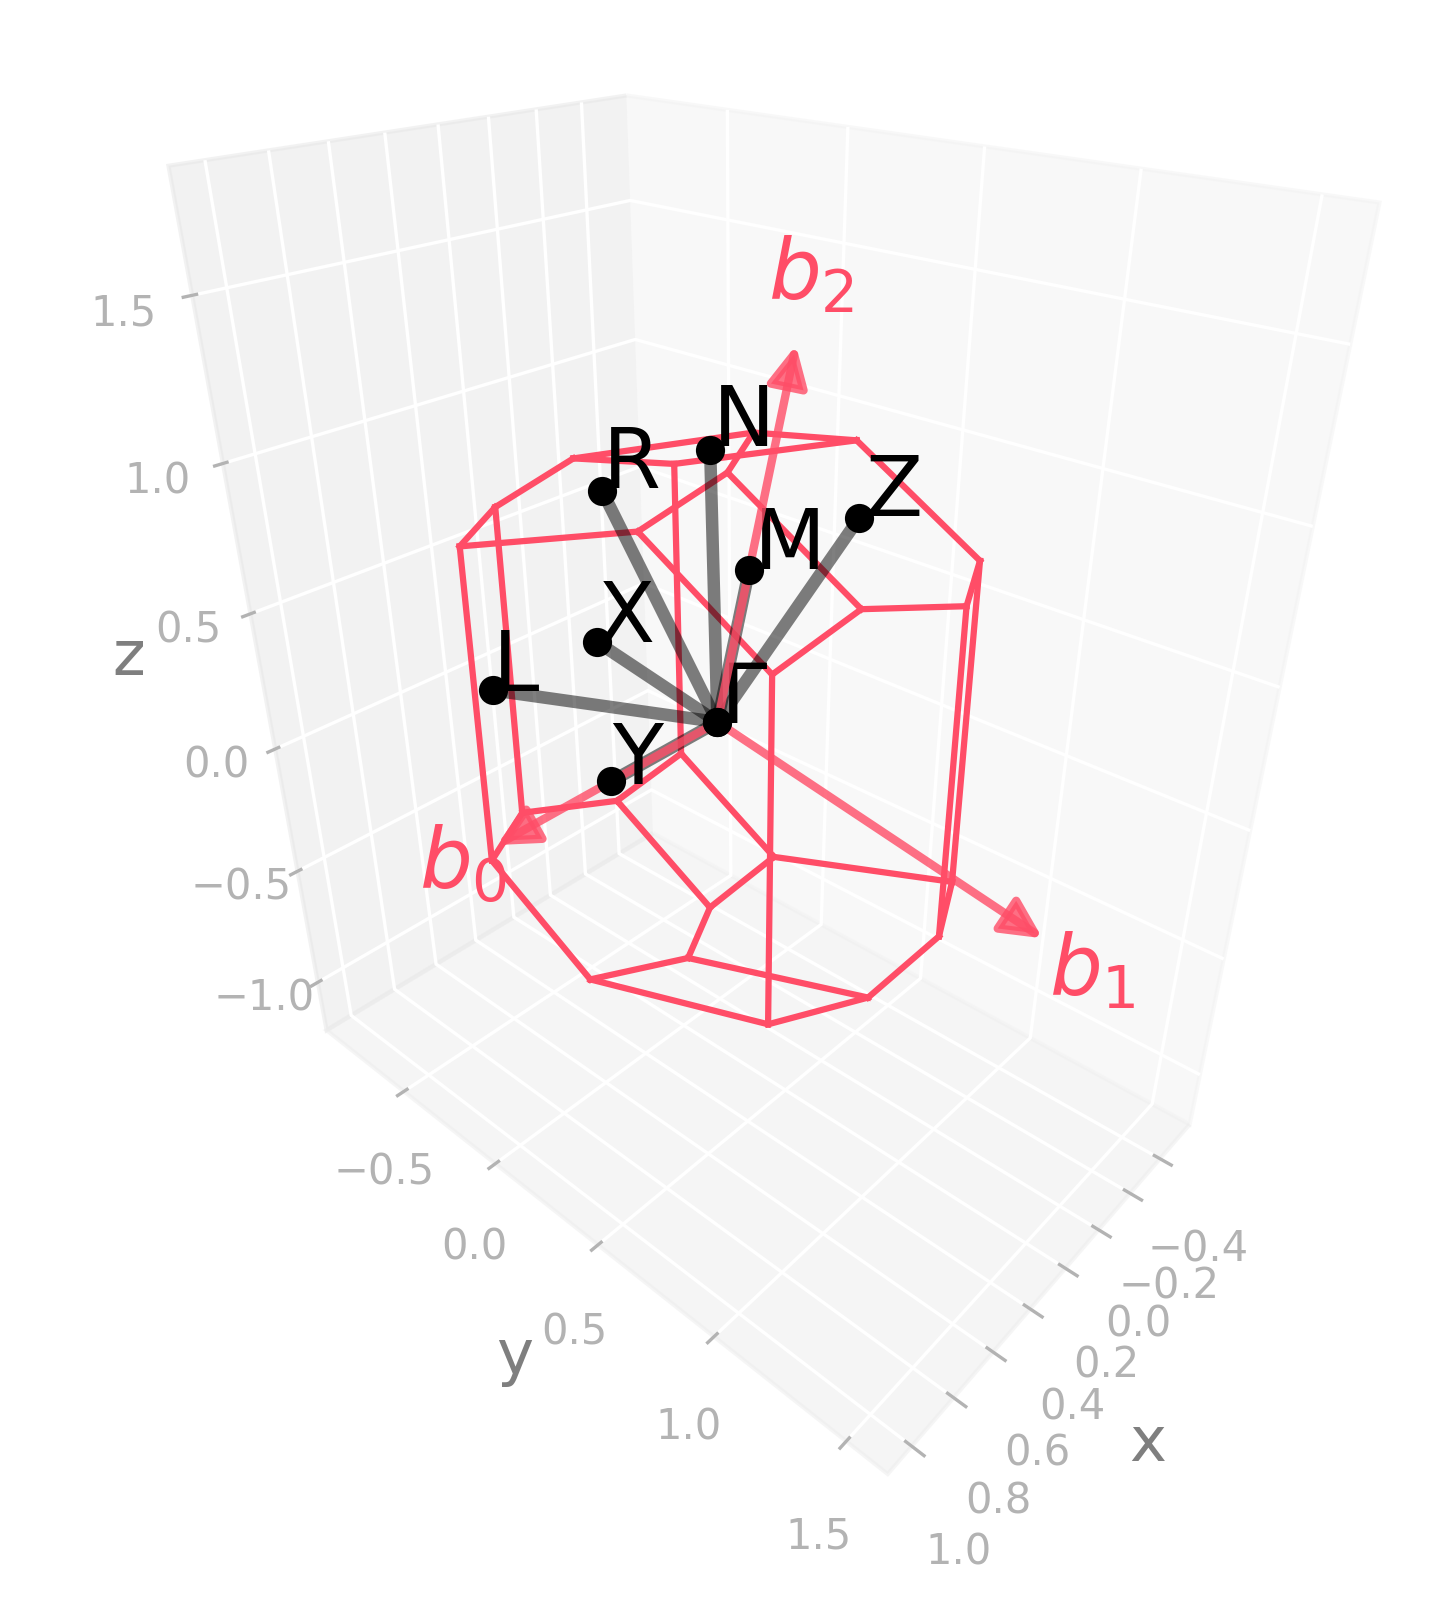

Generate this figure with Python:
import radtools as rad

l = rad.lattice_example("TRI1b")
l.plot("brillouin-kpath")
# Save an image:
l.savefig("tri1b_brillouin.png", elev=30, azim=42, dpi=300, bbox_inches="tight")
# Interactive plot:
l.show(elev=30, azim=42)
